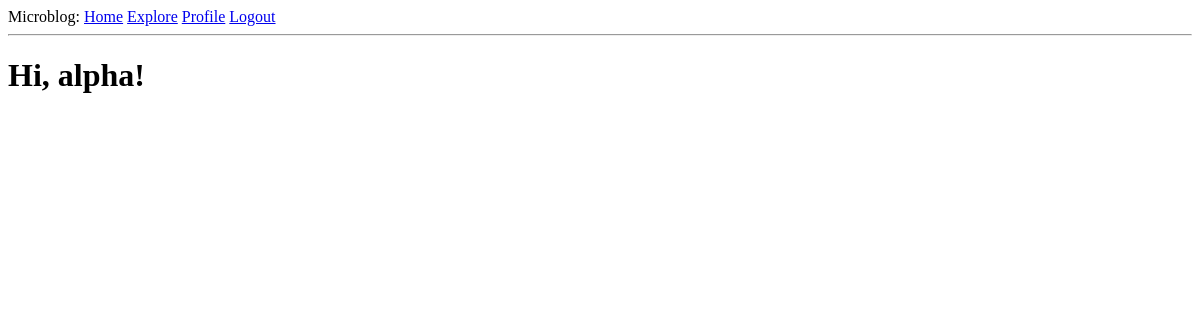
Page /explore (signed in) on the earlier database version.
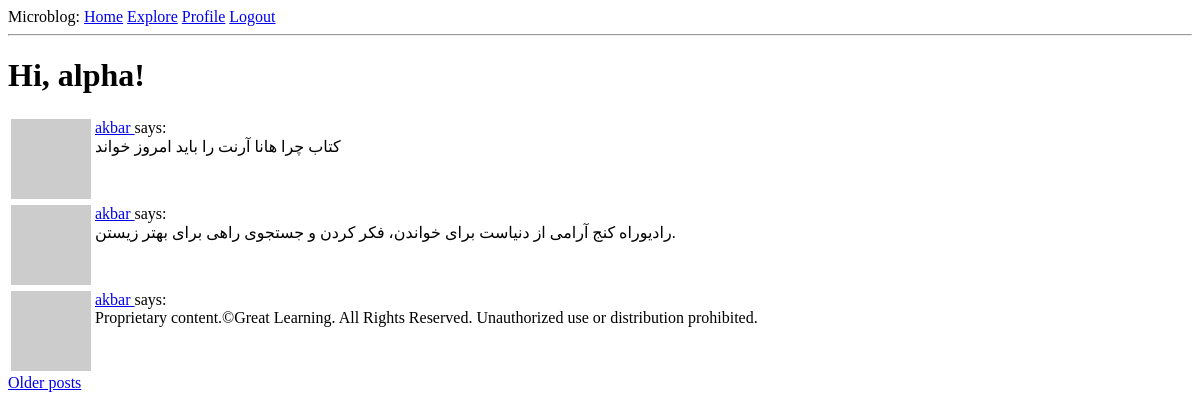
Same page on the later database version.
### app/models.py (models this page shows, shortened)
class User(UserMixin, db.Model):
    id = db.Column(db.Integer, primary_key=True)
    username = db.Column(db.String(64), index=True, unique=True)
    email = db.Column(db.String(120), index=True, unique=True)
    password_hash = db.Column(db.String(128))
    posts = db.relationship('Post', backref='author', lazy='dynamic')
    about_me = db.Column(db.String(140))
    last_seen = db.Column(db.DateTime, default=datetime.utcnow)
    followed = db.relationship(
        'User', secondary=followers,
        primaryjoin=(followers.c.follower_id == id),
        secondaryjoin=(followers.c.followed_id == id),
        backref=db.backref('followers', lazy='dynamic'), lazy='dynamic')
    def avatar(self, size):
        digest = md5(self.email.lower().encode('utf-8')).hexdigest()
        return 'https://www.gravatar.com/avatar/{}?d=identicon&s={}'.format(
            digest, size)

class Post(db.Model):
    id = db.Column(db.Integer, primary_key=True)
    body = db.Column(db.String(140))
    timestamp = db.Column(db.DateTime, index=True, default=datetime.utcnow)
    user_id = db.Column(db.Integer, db.ForeignKey('user.id'))

### app/routes.py (the view)
@app.route('/explore')
@login_required
def explore():
    page = request.args.get('page', 1, type=int)
    posts = Post.query.order_by(Post.timestamp.desc()).paginate(
        page=page, per_page=app.config['POSTS_PER_PAGE'], error_out=False)
    next_url = url_for('index', page=posts.next_num) if posts.has_next else None
    prev_url = url_for('index', page=posts.prev_num) if posts.has_prev else None
    return render_template('index.html', title='Explore',
                           posts=posts.items, next_url=next_url, prev_url=prev_url)

### app/models.py (called while the page is built)
@login.user_loader
def load_user(id):
    return User.query.get(int(id))

### app/routes.py (called while the page is built)
@app.before_request
def before_request():
    if current_user.is_authenticated:
        current_user.last_seen = datetime.utcnow()
        db.session.commit()

### app/templates/index.html (shortened to what this page needs)
{% extends "base.html" %}
{% block content %}
    <h1>Hi, {{ current_user.username }}!</h1>
    {% for post in posts %}
        {% include '_post.html' %}
    {% endfor %}
    {% if next_url %}
    <a href="{{ next_url }}">Older posts</a>
    {% endif %}
{% endblock %}

### app/templates/base.html (shortened to what this page needs)
<html>
    <head>
    </head>
    <body>
        <div>
            Microblog:
            <a href="{{ url_for('index') }}">Home</a>
            {% if current_user.is_anonymous %}
            <a href="{{ url_for('login') }}">Login</a>
            {% else %}
            <a href="{{ url_for('explore') }}">Explore</a>
            <a href="{{ url_for('user', username=current_user.username) }}">Profile</a>
            <a href="{{ url_for('logout') }}">Logout</a>
            {% endif %}
        </div>
        <hr>
        {% block content %}{% endblock %}
    </body>
</html>

### app/templates/_post.html
    <table>
        <tr valign="top">
            <td><img src="{{ post.author.avatar(36) }}"></td>
            <td>
                <a href="{{ url_for('user', username=post.author.username) }}">
                    {{ post.author.username }}
                </a>
                says:<br>{{ post.body }}
            </td>
        </tr>
    </table>

Differences in the rows shown:
added Post: author.username "akbar", body "کتاب چرا هانا آرنت را باید امروز خواند"
added Post: author.username "akbar", body "رادیوراه کنج آرامی از دنیاست برای خواندن، فکر کردن و جستجوی راهی برای بهتر زیستن."
added Post: author.username "akbar", body "Proprietary content.©Great Learning. All Rights Reserved. Unauthorized use or distribution prohibited."
Other differences:
text now shown: "Older posts"
